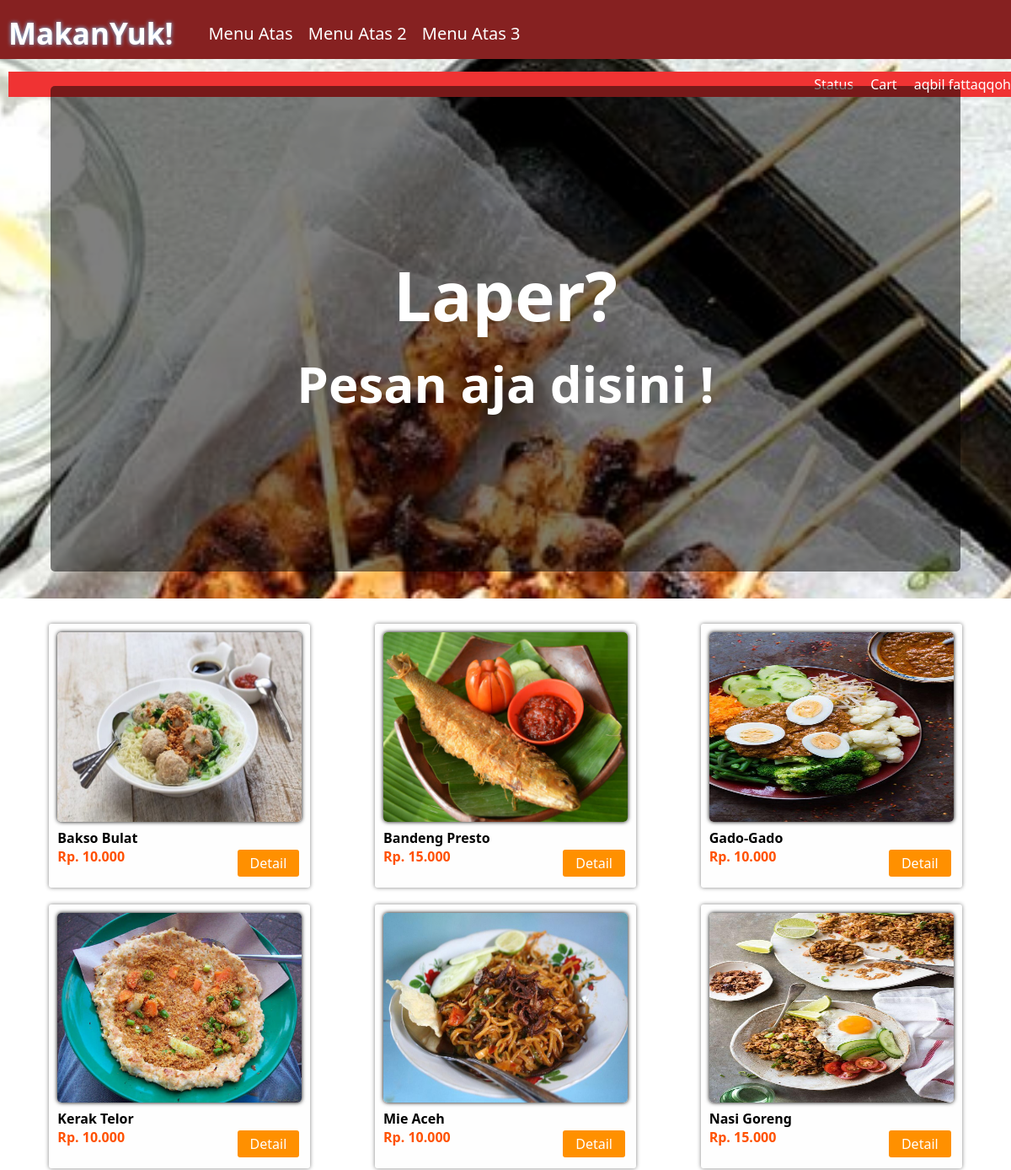
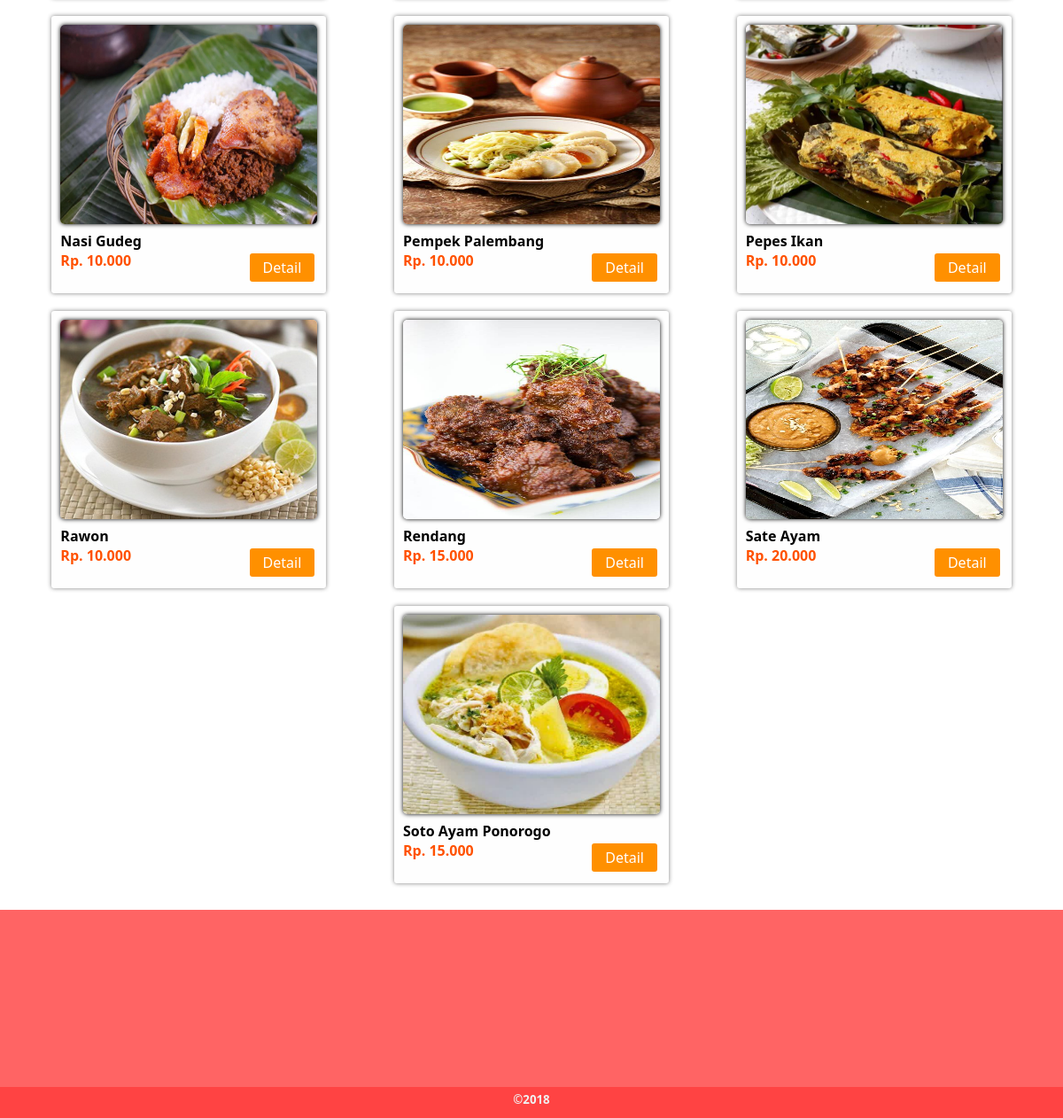
The page /index.php (signed in) on the database its author committed (2 pictures, top to bottom).
### tables this page shows
CREATE TABLE `produk` (
  `id_produk` int(11) NOT NULL,
  `nama_produk` varchar(50) NOT NULL,
  `harga_produk` int(11) NOT NULL,
  `deskripsi_produk` varchar(200) NOT NULL,
  `foto_produk` varchar(50) NOT NULL
);

### index.php (the view, shortened to what this page needs)
<?php
include "pages/header.php";
if (isset($_GET['id'])) {
  $page = $_GET['id'];
  switch ($page) {
    case 'login':
      include "pages/login.php";
      break;
    case 'register':
      include "pages/register.php";
      break;
    case 'cart':
      include "pages/cart.php";
      break;
    case 'bayar':
      include "pages/bayar.php";
      break;
    default:
      header("location: 404.php");
      break;
  }
}
else {
 ?>
<link rel="stylesheet" href="__/css/style.css">
 <div class="main">
   <div class="isiMain">
     <h1>Laper?</h1>
     <h2>Pesan aja disini !</h2>
   </div>
 </div>
 <div class="pilihMenu">
   <?php
    $query = "select * from produk";
    $ambilProduk = mysqli_query($konek, $query);
    while ($data = mysqli_fetch_array($ambilProduk)) {
    ?>
   <div class="card">
     <div class="card-body">
       <img src="dist/makan/<?php echo $data['foto_produk']; ?>" class="img-responsive img-produk" alt="">
     </div>
     <div class="card-footer">
       <h4><?php echo $data['nama_produk']; ?></h4>
       <p>Rp. <?php echo number_format($data['harga_produk'], 0, ',', '.'); ?></p>
       <a href="detail.php?id=<?php echo $data['id_produk']; ?>" class="btn-beli">Detail</a>
     </div>
   </div>
   <?php
    }
    ?>
 </div>
<?php }?>

### admin/__/css/style.css (style rules this page uses)
* { margin: 0; padding: 0; font-family: "Segoe UI"; }
html, body { width: 100%; height: 100%; }
.main { width: 100%; height: 80%; display: flex; align-items: center; justify-content: center; flex-direction: column; }
.main h1 { margin: 10px; }

### rows shown on the page
produk: foto_produk (picture), nama_produk "Bakso Bulat", harga_produk "10.000"
produk: foto_produk (picture), nama_produk "Bandeng Presto", harga_produk "15.000"
produk: foto_produk (picture), nama_produk "Gado-Gado", harga_produk "10.000"
produk: foto_produk (picture), nama_produk "Kerak Telor", harga_produk "10.000"
produk: foto_produk (picture), nama_produk "Mie Aceh", harga_produk "10.000"
produk: foto_produk (picture), nama_produk "Nasi Goreng", harga_produk "15.000"
produk: foto_produk (picture), nama_produk "Nasi Gudeg", harga_produk "10.000"
produk: foto_produk (picture), nama_produk "Pempek Palembang", harga_produk "10.000"
produk: foto_produk (picture), nama_produk "Pepes Ikan", harga_produk "10.000"
produk: foto_produk (picture), nama_produk "Rawon", harga_produk "10.000"
produk: foto_produk (picture), nama_produk "Rendang", harga_produk "15.000"
produk: foto_produk (picture), nama_produk "Sate Ayam", harga_produk "20.000"
produk: foto_produk (picture), nama_produk "Soto Ayam Ponorogo", harga_produk "15.000"

### other values the page prints
$_SESSION['nama'] "aqbil fattaqqoh"
